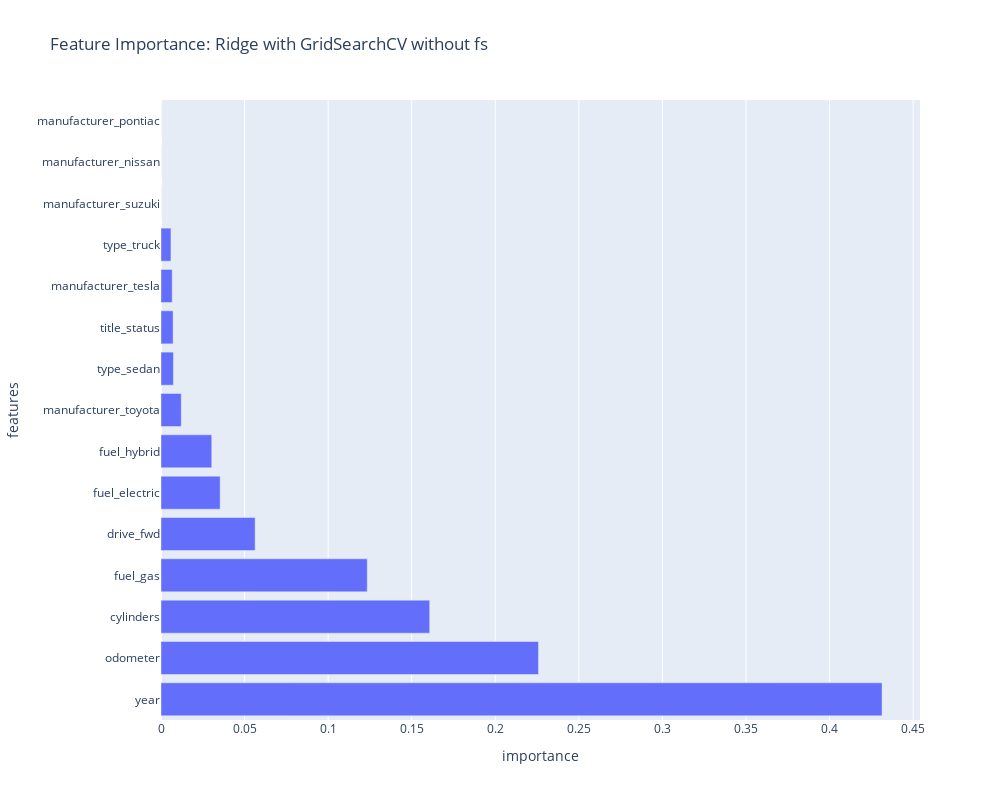

Source (notebook cell):
### Code cell
importance_ridge_best_model_df = pd.DataFrame({'features': X_test.columns, 'importance': importance_ridge_best_model.importances_mean})
importance_ridge_best_model_df = importance_ridge_best_model_df.sort_values('importance', ascending=False)
fig = px.bar(importance_ridge_best_model_df[:15], x='importance', y='features', title="Feature Importance: Ridge with GridSearchCV without fs", orientation='h', height=800, width=1000)
fig.write_image('feature importance - Ridge with GridSearchCV without fs.png')
fig.show()

### Figure 1 — Plotly figure (JSON) as saved in the notebook; plotly's stock layout.template omitted (floating-point values rounded to 4 significant figures)
{"data": [{"alignmentgroup": "True", "hovertemplate": "importance=%{x}<br>features=%{y}<extra></extra>", "legendgroup": "", "marker": {"color": "#636efa", "pattern": {"shape": ""}}, "name": "", "offsetgroup": "", "orientation": "h", "showlegend": false, "textposition": "auto", "type": "bar", "x": [0.4314, 0.2259, 0.1608, 0.1234, 0.05633, 0.03539, 0.03036, 0.01212, 0.00744, 0.007246, 0.006709, 0.005952, 0, 0, 0], "xaxis": "x", "y": ["year", "odometer", "cylinders", "fuel_gas", "drive_fwd", "fuel_electric", "fuel_hybrid", "manufacturer_toyota", "type_sedan", "title_status", "manufacturer_tesla", "type_truck", "manufacturer_suzuki", "manufacturer_nissan", "manufacturer_pontiac"], "yaxis": "y"}], "layout": {"barmode": "relative", "height": 800, "legend": {"tracegroupgap": 0}, "title": {"text": "Feature Importance: Ridge with GridSearchCV without fs"}, "width": 1000, "xaxis": {"anchor": "y", "domain": [0, 1], "title": {"text": "importance"}}, "yaxis": {"anchor": "x", "domain": [0, 1], "title": {"text": "features"}}}}
